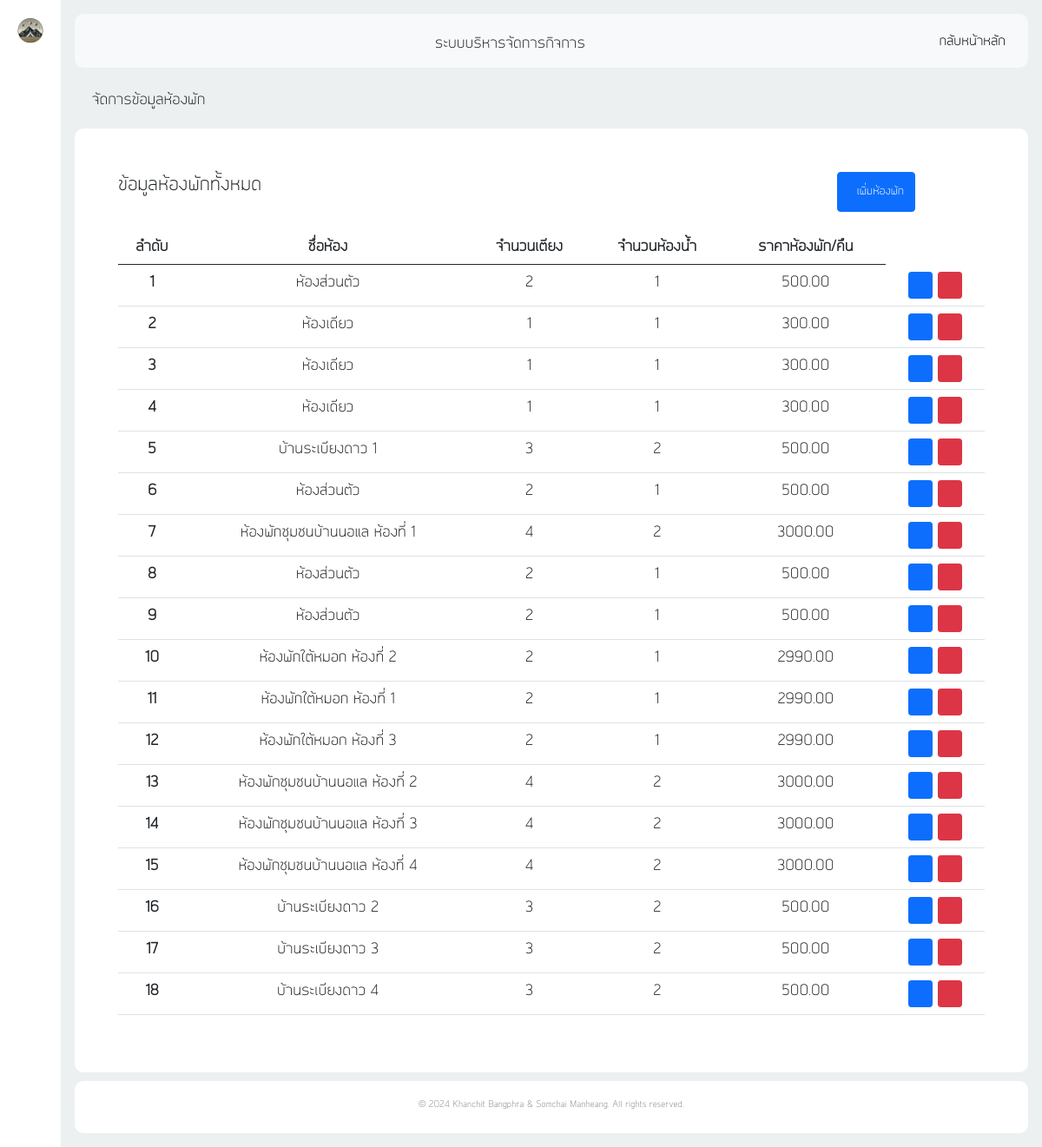
Screenshot of /backend/dashboard.php?page=room-data (signed in) with the database file from the repository.
### tables this page shows
CREATE TABLE `room_product` (
  `roomShow` tinyint(1) NOT NULL,
  `roomID` smallint(5) UNSIGNED ZEROFILL NOT NULL,
  `roomPrice` decimal(8,2) NOT NULL,
  `roomName` varchar(100) NOT NULL,
  `roomDetail` varchar(500) NOT NULL,
  `roomBed` smallint(3) NOT NULL,
  `roomBath` smallint(3) NOT NULL,
  `roomLocation` varchar(500) NOT NULL,
  `roomPic` varchar(100) NOT NULL,
  `roomMax` smallint(2) NOT NULL,
  `roomMin` tinyint(1) NOT NULL,
  `stdID` smallint(5) UNSIGNED ZEROFILL NOT NULL
);

### backend/room_data/room.php (the view, shortened to what this page needs)
<?php
$users = $db_con->query("SELECT * FROM room_product");
$usersArray = $users->fetchAll(PDO::FETCH_ASSOC);
?>
<p style="font-size: 16px; padding: 5px 20px;">จัดการข้อมูลห้องพัก</p>
<div id="user-table" style="align-items: center;background-color: white; border-radius: 10px; padding: 50px;">
    <div class="d-flex justify-content-between">
        <p style="font-size: 20px;">ข้อมูลห้องพักทั้งหมด</p>
        <button class="btn btn-primary" style="font-size: 12px;margin-right: 80px;" data-bs-toggle="modal" data-bs-target="#addDataroom">
            <i class="lni lni-circle-plus" style="padding: 5px;"></i>
            เพิ่มห้องพัก
        </button>
    </div>
    <div class="text-center">
        <table class="table" style="margin-top: 20px; font-size: 16px;">
            <thead>
                <tr>
                    <th scope="col">ลำดับ</th>
                    <th scope="col">ชื่อห้อง</th>
                    <th scope="col">จำนวนเตียง</th>
                    <th scope="col">จำนวนห้องน้ำ</th>
                    <th scope="col">ราคาห้องพัก/คืน</th>
                </tr>
            </thead>
            <tbody>
                <?php foreach ($usersArray as $index => $room) : ?>
                <tr>
                    <th scope="row"><?php echo $index + 1; ?></th>
                    <td><?php echo htmlspecialchars($room['roomName']); ?></td>
                    <td><?php echo htmlspecialchars($room['roomBed']); ?></td>
                    <td><?php echo htmlspecialchars($room['roomBath']); ?></td>
                    <td><?php echo htmlspecialchars($room['roomPrice']); ?></td>
                    <td>
                    <button onclick="updateshow({
                            roomID: '<?php echo addslashes($room['roomID']); ?>',
                            roomName: '<?php echo addslashes($room['roomName']); ?>',
                            roomDetail: '<?php echo addslashes($room['roomDetail']); ?>',
                            roomBed: '<?php echo addslashes($room['roomBed']); ?>',
                            roomBath: '<?php echo addslashes($room['roomBath']); ?>',
                            roomLocation: '<?php echo addslashes($room['roomLocation']); ?>',
                            roomMax: '<?php echo addslashes($room['roomMax']); ?>',
                            roomMin: '<?php echo addslashes($room['roomMin']); ?>',
                            roomPrice: '<?php echo addslashes($room['roomPrice']); ?>',
                            roomShow: '<?php echo addslashes($room['roomShow']); ?>',
                            stdID: '<?php echo addslashes($room['stdID']); ?>',
                            roomPic: '<?php echo addslashes($room['roomPic']); ?>'
                        })" class="btn btn-primary btn-sm">
                            <i class="lni lni-pencil" style="padding: 5px;"></i>
                        </button>
                        <button onclick="delete_room('<?php echo str_pad($room['roomID'], 5, "0", STR_PAD_LEFT); ?>')" class="btn btn-danger btn-sm">
                            <i class="lni lni-trash-can" style="padding: 5px;"></i>
                        </button>
                    </td>
                </tr>
                <?php endforeach; ?>
            </tbody>
        </table>
    </div>
</div>

### backend/dash.css (style rules this page uses)
* { font-family: kkfont; }

### rows the page displays
room_product: roomName "ห้องส่วนตัว", roomBed "2", roomBath "1", roomPrice "500.00"
room_product: roomName "ห้องเดียว", roomBed "1", roomBath "1", roomPrice "300.00"
room_product: roomName "ห้องเดียว", roomBed "1", roomBath "1", roomPrice "300.00"
room_product: roomName "ห้องเดียว", roomBed "1", roomBath "1", roomPrice "300.00"
room_product: roomName "บ้านระเบียงดาว 1", roomBed "3", roomBath "2", roomPrice "500.00"
room_product: roomName "ห้องส่วนตัว", roomBed "2", roomBath "1", roomPrice "500.00"
room_product: roomName "ห้องพักชุมชนบ้านนอแล ห้องที่ 1", roomBed "4", roomBath "2", roomPrice "3000.00"
room_product: roomName "ห้องส่วนตัว", roomBed "2", roomBath "1", roomPrice "500.00"
room_product: roomName "ห้องส่วนตัว", roomBed "2", roomBath "1", roomPrice "500.00"
room_product: roomName "ห้องพักใต้หมอก ห้องที่ 2", roomBed "2", roomBath "1", roomPrice "2990.00"
room_product: roomName "ห้องพักใต้หมอก ห้องที่ 1", roomBed "2", roomBath "1", roomPrice "2990.00"
room_product: roomName "ห้องพักใต้หมอก ห้องที่ 3", roomBed "2", roomBath "1", roomPrice "2990.00"
room_product: roomName "ห้องพักชุมชนบ้านนอแล ห้องที่ 2", roomBed "4", roomBath "2", roomPrice "3000.00"
room_product: roomName "ห้องพักชุมชนบ้านนอแล ห้องที่ 3", roomBed "4", roomBath "2", roomPrice "3000.00"
room_product: roomName "ห้องพักชุมชนบ้านนอแล ห้องที่ 4", roomBed "4", roomBath "2", roomPrice "3000.00"
room_product: roomName "บ้านระเบียงดาว 2", roomBed "3", roomBath "2", roomPrice "500.00"
room_product: roomName "บ้านระเบียงดาว 3", roomBed "3", roomBath "2", roomPrice "500.00"
room_product: roomName "บ้านระเบียงดาว 4", roomBed "3", roomBath "2", roomPrice "500.00"
